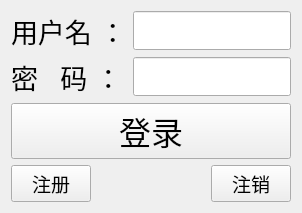
<?xml version="1.0" encoding="UTF-8"?>
<ui version="4.0">
 <class>TcpClient</class>
 <widget class="QWidget" name="TcpClient">
  <property name="geometry">
   <rect>
    <x>0</x>
    <y>0</y>
    <width>302</width>
    <height>194</height>
   </rect>
  </property>
  <property name="windowTitle">
   <string>TcpClient</string>
  </property>
  <layout class="QVBoxLayout" name="verticalLayout_2">
   <item>
    <layout class="QVBoxLayout" name="verticalLayout">
     <item>
      <layout class="QGridLayout" name="gridLayout">
       <item row="0" column="0">
        <widget class="QLabel" name="name_lab">
         <property name="font">
          <font>
           <pointsize>20</pointsize>
          </font>
         </property>
         <property name="text">
          <string>用户名 ：</string>
         </property>
        </widget>
       </item>
       <item row="0" column="1">
        <widget class="QLineEdit" name="name_le">
         <property name="font">
          <font>
           <pointsize>20</pointsize>
          </font>
         </property>
        </widget>
       </item>
       <item row="1" column="0">
        <widget class="QLabel" name="pwd_lab">
         <property name="font">
          <font>
           <pointsize>20</pointsize>
          </font>
         </property>
         <property name="text">
          <string>密   码 ：</string>
         </property>
        </widget>
       </item>
       <item row="1" column="1">
        <widget class="QLineEdit" name="pwd_le">
         <property name="font">
          <font>
           <pointsize>20</pointsize>
          </font>
         </property>
         <property name="echoMode">
          <enum>QLineEdit::EchoMode::Password</enum>
         </property>
        </widget>
       </item>
       <item row="2" column="0" colspan="2">
        <widget class="QPushButton" name="login_pb">
         <property name="font">
          <font>
           <pointsize>24</pointsize>
          </font>
         </property>
         <property name="text">
          <string>登录</string>
         </property>
        </widget>
       </item>
      </layout>
     </item>
     <item>
      <spacer name="verticalSpacer">
       <property name="orientation">
        <enum>Qt::Orientation::Vertical</enum>
       </property>
       <property name="sizeHint" stdset="0">
        <size>
         <width>20</width>
         <height>40</height>
        </size>
       </property>
      </spacer>
     </item>
     <item>
      <layout class="QHBoxLayout" name="horizontalLayout">
       <item>
        <widget class="QPushButton" name="regist_pb">
         <property name="font">
          <font>
           <pointsize>14</pointsize>
          </font>
         </property>
         <property name="text">
          <string>注册</string>
         </property>
        </widget>
       </item>
       <item>
        <spacer name="horizontalSpacer">
         <property name="orientation">
          <enum>Qt::Orientation::Horizontal</enum>
         </property>
         <property name="sizeHint" stdset="0">
          <size>
           <width>40</width>
           <height>20</height>
          </size>
         </property>
        </spacer>
       </item>
       <item>
        <widget class="QPushButton" name="cancel_pb">
         <property name="font">
          <font>
           <pointsize>14</pointsize>
          </font>
         </property>
         <property name="text">
          <string>注销</string>
         </property>
        </widget>
       </item>
      </layout>
     </item>
    </layout>
   </item>
  </layout>
 </widget>
 <resources/>
 <connections/>
</ui>
